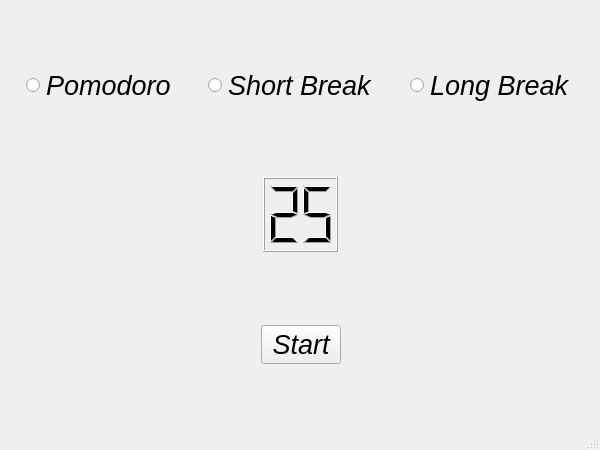
<?xml version="1.0" encoding="UTF-8"?>
<ui version="4.0">
 <class>pomodoroTimer</class>
 <widget class="QMainWindow" name="pomodoroTimer">
  <property name="windowModality">
   <enum>Qt::WindowModal</enum>
  </property>
  <property name="geometry">
   <rect>
    <x>0</x>
    <y>0</y>
    <width>600</width>
    <height>450</height>
   </rect>
  </property>
  <property name="minimumSize">
   <size>
    <width>300</width>
    <height>300</height>
   </size>
  </property>
  <property name="maximumSize">
   <size>
    <width>600</width>
    <height>450</height>
   </size>
  </property>
  <property name="font">
   <font>
    <pointsize>20</pointsize>
    <italic>true</italic>
   </font>
  </property>
  <property name="windowTitle">
   <string>Pomodoro Timer</string>
  </property>
  <property name="windowIcon">
   <iconset>
    <normaloff>pomodoro-technique.png</normaloff>pomodoro-technique.png</iconset>
  </property>
  <widget class="QWidget" name="centralwidget">
   <widget class="QWidget" name="verticalLayoutWidget">
    <property name="geometry">
     <rect>
      <x>0</x>
      <y>0</y>
      <width>601</width>
      <height>431</height>
     </rect>
    </property>
    <layout class="QVBoxLayout" name="verticalLayout">
     <item>
      <spacer name="verticalSpacer">
       <property name="orientation">
        <enum>Qt::Vertical</enum>
       </property>
       <property name="sizeType">
        <enum>QSizePolicy::Minimum</enum>
       </property>
       <property name="sizeHint" stdset="0">
        <size>
         <width>20</width>
         <height>50</height>
        </size>
       </property>
      </spacer>
     </item>
     <item>
      <layout class="QHBoxLayout" name="horizontalLayout_2">
       <item>
        <spacer name="horizontalSpacer_5">
         <property name="orientation">
          <enum>Qt::Horizontal</enum>
         </property>
         <property name="sizeHint" stdset="0">
          <size>
           <width>40</width>
           <height>20</height>
          </size>
         </property>
        </spacer>
       </item>
       <item>
        <widget class="QRadioButton" name="rb_pomodoro">
         <property name="text">
          <string>Pomodoro</string>
         </property>
        </widget>
       </item>
       <item>
        <spacer name="horizontalSpacer_6">
         <property name="orientation">
          <enum>Qt::Horizontal</enum>
         </property>
         <property name="sizeHint" stdset="0">
          <size>
           <width>40</width>
           <height>20</height>
          </size>
         </property>
        </spacer>
       </item>
       <item>
        <widget class="QRadioButton" name="rb_short_break">
         <property name="text">
          <string>Short Break</string>
         </property>
        </widget>
       </item>
       <item>
        <spacer name="horizontalSpacer_7">
         <property name="orientation">
          <enum>Qt::Horizontal</enum>
         </property>
         <property name="sizeHint" stdset="0">
          <size>
           <width>40</width>
           <height>20</height>
          </size>
         </property>
        </spacer>
       </item>
       <item>
        <widget class="QRadioButton" name="rb_long_break">
         <property name="text">
          <string>Long Break</string>
         </property>
        </widget>
       </item>
       <item>
        <spacer name="horizontalSpacer_8">
         <property name="orientation">
          <enum>Qt::Horizontal</enum>
         </property>
         <property name="sizeHint" stdset="0">
          <size>
           <width>40</width>
           <height>20</height>
          </size>
         </property>
        </spacer>
       </item>
      </layout>
     </item>
     <item>
      <spacer name="verticalSpacer_2">
       <property name="orientation">
        <enum>Qt::Vertical</enum>
       </property>
       <property name="sizeType">
        <enum>QSizePolicy::Minimum</enum>
       </property>
       <property name="sizeHint" stdset="0">
        <size>
         <width>20</width>
         <height>50</height>
        </size>
       </property>
      </spacer>
     </item>
     <item>
      <layout class="QHBoxLayout" name="horizontalLayout_3">
       <item>
        <spacer name="horizontalSpacer_9">
         <property name="orientation">
          <enum>Qt::Horizontal</enum>
         </property>
         <property name="sizeHint" stdset="0">
          <size>
           <width>40</width>
           <height>20</height>
          </size>
         </property>
        </spacer>
       </item>
       <item>
        <spacer name="horizontalSpacer_10">
         <property name="orientation">
          <enum>Qt::Horizontal</enum>
         </property>
         <property name="sizeType">
          <enum>QSizePolicy::Fixed</enum>
         </property>
         <property name="sizeHint" stdset="0">
          <size>
           <width>40</width>
           <height>20</height>
          </size>
         </property>
        </spacer>
       </item>
       <item>
        <widget class="QLCDNumber" name="lcd_timer">
         <property name="minimumSize">
          <size>
           <width>75</width>
           <height>75</height>
          </size>
         </property>
         <property name="maximumSize">
          <size>
           <width>75</width>
           <height>75</height>
          </size>
         </property>
         <property name="font">
          <font>
           <pointsize>26</pointsize>
           <italic>true</italic>
          </font>
         </property>
         <property name="smallDecimalPoint">
          <bool>false</bool>
         </property>
         <property name="digitCount">
          <number>2</number>
         </property>
         <property name="intValue" stdset="0">
          <number>25</number>
         </property>
        </widget>
       </item>
       <item>
        <spacer name="horizontalSpacer_11">
         <property name="orientation">
          <enum>Qt::Horizontal</enum>
         </property>
         <property name="sizeType">
          <enum>QSizePolicy::Minimum</enum>
         </property>
         <property name="sizeHint" stdset="0">
          <size>
           <width>40</width>
           <height>20</height>
          </size>
         </property>
        </spacer>
       </item>
       <item>
        <spacer name="horizontalSpacer_12">
         <property name="orientation">
          <enum>Qt::Horizontal</enum>
         </property>
         <property name="sizeHint" stdset="0">
          <size>
           <width>40</width>
           <height>20</height>
          </size>
         </property>
        </spacer>
       </item>
      </layout>
     </item>
     <item>
      <spacer name="verticalSpacer_5">
       <property name="orientation">
        <enum>Qt::Vertical</enum>
       </property>
       <property name="sizeType">
        <enum>QSizePolicy::Minimum</enum>
       </property>
       <property name="sizeHint" stdset="0">
        <size>
         <width>20</width>
         <height>50</height>
        </size>
       </property>
      </spacer>
     </item>
     <item>
      <layout class="QHBoxLayout" name="horizontalLayout_4">
       <item>
        <spacer name="horizontalSpacer_13">
         <property name="orientation">
          <enum>Qt::Horizontal</enum>
         </property>
         <property name="sizeHint" stdset="0">
          <size>
           <width>40</width>
           <height>20</height>
          </size>
         </property>
        </spacer>
       </item>
       <item>
        <spacer name="horizontalSpacer_14">
         <property name="orientation">
          <enum>Qt::Horizontal</enum>
         </property>
         <property name="sizeType">
          <enum>QSizePolicy::Minimum</enum>
         </property>
         <property name="sizeHint" stdset="0">
          <size>
           <width>40</width>
           <height>20</height>
          </size>
         </property>
        </spacer>
       </item>
       <item>
        <widget class="QPushButton" name="btn_start">
         <property name="layoutDirection">
          <enum>Qt::LeftToRight</enum>
         </property>
         <property name="text">
          <string>Start</string>
         </property>
         <property name="iconSize">
          <size>
           <width>20</width>
           <height>20</height>
          </size>
         </property>
        </widget>
       </item>
       <item>
        <spacer name="horizontalSpacer_15">
         <property name="orientation">
          <enum>Qt::Horizontal</enum>
         </property>
         <property name="sizeType">
          <enum>QSizePolicy::Minimum</enum>
         </property>
         <property name="sizeHint" stdset="0">
          <size>
           <width>40</width>
           <height>20</height>
          </size>
         </property>
        </spacer>
       </item>
       <item>
        <spacer name="horizontalSpacer_16">
         <property name="orientation">
          <enum>Qt::Horizontal</enum>
         </property>
         <property name="sizeHint" stdset="0">
          <size>
           <width>40</width>
           <height>20</height>
          </size>
         </property>
        </spacer>
       </item>
      </layout>
     </item>
     <item>
      <spacer name="verticalSpacer_3">
       <property name="orientation">
        <enum>Qt::Vertical</enum>
       </property>
       <property name="sizeType">
        <enum>QSizePolicy::Minimum</enum>
       </property>
       <property name="sizeHint" stdset="0">
        <size>
         <width>20</width>
         <height>50</height>
        </size>
       </property>
      </spacer>
     </item>
    </layout>
   </widget>
  </widget>
  <widget class="QStatusBar" name="statusbar"/>
 </widget>
 <resources/>
 <connections/>
</ui>
